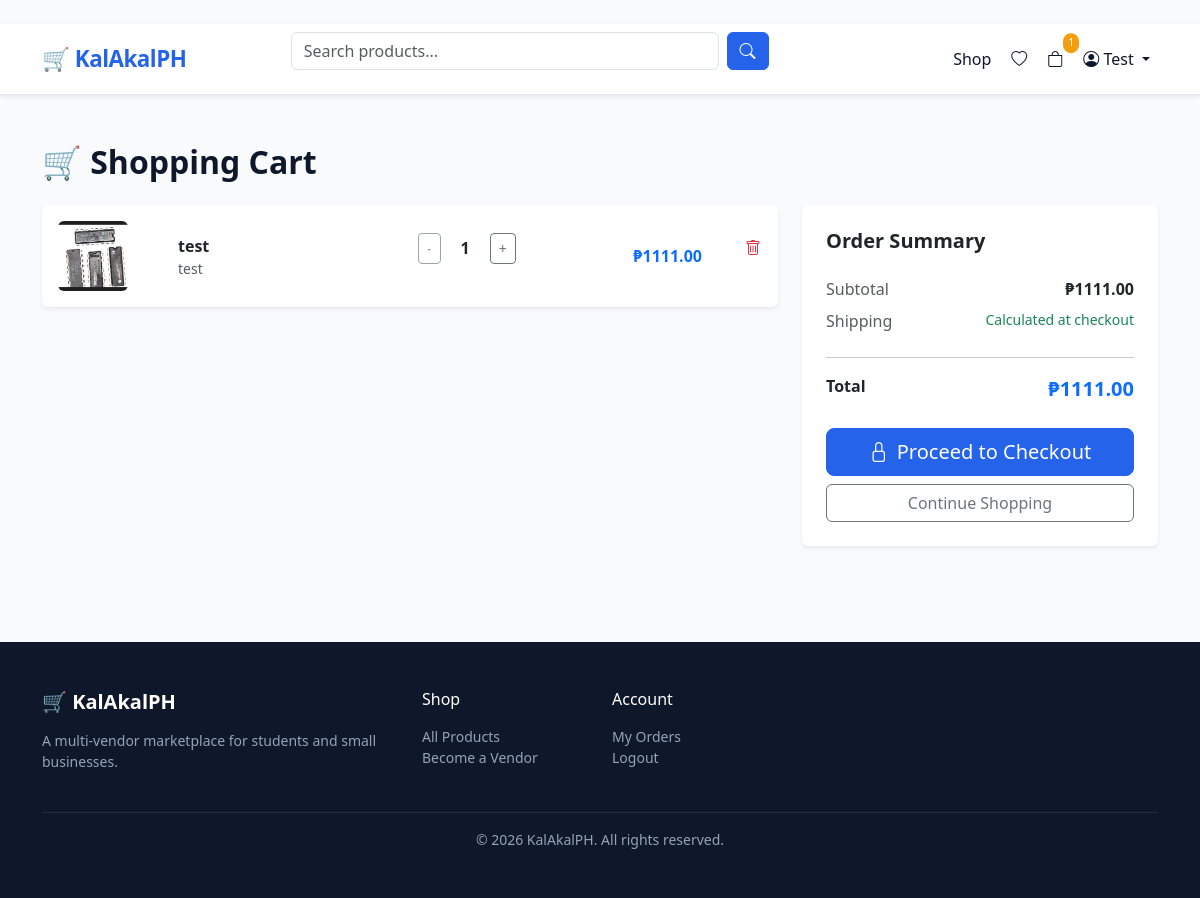
/orders/cart/ (signed in), run on the app's committed database.
### apps/users/models.py (models this page shows, shortened)
class User(AbstractUser):
    BUYER = 'buyer'
    VENDOR = 'vendor'
    ROLE_CHOICES = [(BUYER, 'Buyer'), (VENDOR, 'Vendor')]
    email = models.EmailField(unique=True)
    role = models.CharField(max_length=10, choices=ROLE_CHOICES, default=BUYER)
    avatar = models.ImageField(upload_to='avatars/', blank=True, null=True)
    bio = models.TextField(blank=True)
    phone = models.CharField(max_length=20, blank=True)
    is_verified = models.BooleanField(default=False)
    date_joined = models.DateTimeField(auto_now_add=True)
    USERNAME_FIELD = 'email'
    REQUIRED_FIELDS = ['username']
    @property
    def is_vendor(self):
        return self.role == self.VENDOR

### apps/orders/models.py (models this page shows, shortened)
class CartItem(models.Model):
    cart = models.ForeignKey(Cart, on_delete=models.CASCADE, related_name='items')
    product = models.ForeignKey('products.Product', on_delete=models.CASCADE)
    variant = models.ForeignKey('products.ProductVariant', on_delete=models.SET_NULL, null=True, blank=True)
    quantity = models.PositiveIntegerField(default=1)
    added_at = models.DateTimeField(auto_now_add=True)
    @property
    def subtotal(self):
        price = self.variant.effective_price if self.variant else self.product.price
        return price * self.quantity

### apps/products/models.py (models this page shows, shortened)
class ProductImage(models.Model):
    product = models.ForeignKey(Product, on_delete=models.CASCADE, related_name='images')
    image = models.ImageField(upload_to='products/')
    alt_text = models.CharField(max_length=255, blank=True)
    is_primary = models.BooleanField(default=False)
    order = models.PositiveIntegerField(default=0)
    class Meta:
        ordering = ['order']

class Product(models.Model):
    DRAFT = 'draft'
    ACTIVE = 'active'
    PAUSED = 'paused'
    SOLD_OUT = 'sold_out'
    STATUS_CHOICES = [
        (DRAFT, 'Draft'), (ACTIVE, 'Active'),
        (PAUSED, 'Paused'), (SOLD_OUT, 'Sold Out'),
    ]
    PHYSICAL = 'physical'
    DIGITAL = 'digital'
    SERVICE = 'service'
    TYPE_CHOICES = [
        (PHYSICAL, 'Physical'), (DIGITAL, 'Digital'), (SERVICE, 'Service'),
    ]
    store = models.ForeignKey('vendors.Store', on_delete=models.CASCADE, related_name='products')
    category = models.ForeignKey(Category, on_delete=models.SET_NULL, null=True, related_name='products')
    name = models.CharField(max_length=255)
    slug = models.SlugField(unique=True, blank=True)
    description = models.TextField()
    product_type = models.CharField(max_length=10, choices=TYPE_CHOICES, default=PHYSICAL)
    status = models.CharField(max_length=10, choices=STATUS_CHOICES, default=DRAFT)
    price = models.DecimalField(max_digits=10, decimal_places=2)
    compare_at_price = models.DecimalField(max_digits=10, decimal_places=2, null=True, blank=True)
    cost_per_item = models.DecimalField(max_digits=10, decimal_places=2, null=True, blank=True)
    sku = models.CharField(max_length=100, blank=True)
    stock = models.PositiveIntegerField(default=0)
    track_inventory = models.BooleanField(default=True)
    weight = models.DecimalField(max_digits=6, decimal_places=2, null=True, blank=True)
    digital_file = models.FileField(upload_to='digital_products/', blank=True, null=True)
    tags = TaggableManager(blank=True)
    meta_title = models.CharField(max_length=255, blank=True)
    meta_description = models.TextField(blank=True)
    views = models.PositiveIntegerField(default=0)
    sales_count = models.PositiveIntegerField(default=0)
    rating = models.DecimalField(max_digits=3, decimal_places=2, default=0)
    review_count = models.PositiveIntegerField(default=0)
    is_featured = models.BooleanField(default=False)
    created_at = models.DateTimeField(auto_now_add=True)
    updated_at = models.DateTimeField(auto_now=True)
    class Meta:
        ordering = ['-created_at']
    def get_absolute_url(self):
        from django.urls import reverse
        return reverse('products:product_detail', kwargs={'slug': self.slug})

### apps/vendors/models.py (models this page shows, shortened)
class Store(models.Model):
    PENDING = 'pending'
    APPROVED = 'approved'
    REJECTED = 'rejected'
    SUSPENDED = 'suspended'
    STATUS_CHOICES = [
        (PENDING, 'Pending'), (APPROVED, 'Approved'),
        (REJECTED, 'Rejected'), (SUSPENDED, 'Suspended'),
    ]
    owner = models.OneToOneField(settings.AUTH_USER_MODEL, on_delete=models.CASCADE, related_name='store')
    name = models.CharField(max_length=255)
    slug = models.SlugField(unique=True, blank=True)
    description = models.TextField(blank=True)
    logo = models.ImageField(upload_to='store_logos/', blank=True, null=True)
    banner = models.ImageField(upload_to='store_banners/', blank=True, null=True)
    status = models.CharField(max_length=10, choices=STATUS_CHOICES, default=PENDING)
    is_student = models.BooleanField(default=False)
    school = models.CharField(max_length=255, blank=True)
    rating = models.DecimalField(max_digits=3, decimal_places=2, default=0)
    total_sales = models.PositiveIntegerField(default=0)
    created_at = models.DateTimeField(auto_now_add=True)
    updated_at = models.DateTimeField(auto_now=True)

### apps/orders/views.py (the view)
# urls.py: path('cart/', views.cart_detail, name='cart'),
def cart_detail(request):
    cart = _get_cart(request)
    cart_items = cart.items.select_related('product', 'variant').prefetch_related('product__images', 'product__store') if cart else []
    cart_total = cart.total if cart else 0
    return render(request, 'orders/cart.html', {
        'cart': cart,
        'cart_items': cart_items,
        'cart_total': cart_total,
    })

### apps/orders/context_processors.py (called while the page is built)
def cart_context(request):
    cart_count = 0
    try:
        if request.user.is_authenticated:
            cart = Cart.objects.filter(user=request.user).first()
        else:
            session_key = request.session.session_key
            cart = Cart.objects.filter(session_key=session_key, user__isnull=True).first() if session_key else None
        if cart:
            cart_count = cart.item_count
    except Exception:
        pass
    return {'cart_count': cart_count}

### apps/orders/models.py (called while the page is built)
    @property
    def item_count(self):
        return self.items.aggregate(total=models.Sum('quantity'))['total'] or 0

    @property
    def total(self):
        return sum(item.subtotal for item in self.items.all())

### apps/orders/views.py (called while the page is built)
def _get_cart(request):
    if request.user.is_authenticated:
        cart, _ = Cart.objects.get_or_create(user=request.user)
    else:
        if not request.session.session_key:
            request.session.create()
        cart, _ = Cart.objects.get_or_create(session_key=request.session.session_key, user=None)
    return cart

### templates/orders/cart.html (shortened to what this page needs)
﻿{% extends "base.html" %}
{% block content %}
<div class="container py-5">
  <h2 class="fw-bold mb-4">🛒 Shopping Cart</h2>
  {% if cart_items %}
  <div class="row g-4">
    <div class="col-lg-8">
      {% for item in cart_items %}
      <div class="card border-0 shadow-sm mb-3">
        <div class="card-body">
          <div class="row align-items-center g-3">
            <div class="col-3 col-md-2">
              {% with item.product.images.first as img %}
              {% if img %}
                <img src="{{ img.image.url }}" class="img-fluid rounded" style="height:70px;width:70px;object-fit:cover;" alt="{{ item.product.name }}">
              {% else %}
                <div class="bg-light rounded d-flex align-items-center justify-content-center" style="height:70px;width:70px;font-size:1.5rem;">📦</div>
              {% endif %}
              {% endwith %}
            </div>
            <div class="col-9 col-md-4">
              <a href="{{ item.product.get_absolute_url }}" class="fw-semibold text-dark text-decoration-none">{{ item.product.name }}</a>
              <p class="text-muted small mb-0">{{ item.product.store.name }}</p>
            </div>
            <div class="col-6 col-md-3">
              <form method="post" action="{% url 'orders:update_cart' item.pk %}" class="d-flex align-items-center gap-1">
                <button class="btn btn-outline-secondary btn-sm" name="quantity" value="{{ item.quantity|add:'-1' }}" {% if item.quantity <= 1 %}disabled{% endif %}>-</button>
                <span class="px-3 fw-semibold">{{ item.quantity }}</span>
                <button class="btn btn-outline-secondary btn-sm" name="quantity" value="{{ item.quantity|add:'1' }}">+</button>
              </form>
            </div>
            <div class="col-4 col-md-2 text-end">
              <span class="fw-bold text-primary">₱{{ item.subtotal }}</span>
            </div>
            <div class="col-2 col-md-1 text-end">
              <form method="post" action="{% url 'orders:remove_from_cart' item.pk %}">
                <button class="btn btn-link text-danger p-0" title="Remove"><i class="bi bi-trash"></i></button>
              </form>
            </div>
          </div>
        </div>
      </div>
      {% endfor %}
    </div>
    <div class="col-lg-4">
      <div class="card border-0 shadow-sm p-4 sticky-top" style="top: 80px; z-index: 1;">
        <h5 class="fw-bold mb-4">Order Summary</h5>
        <div class="d-flex justify-content-between mb-2">
          <span class="text-muted">Subtotal</span>
          <span class="fw-semibold">₱{{ cart_total }}</span>
        </div>
        <div class="d-flex justify-content-between mb-2">
          <span class="text-muted">Shipping</span>
          <span class="text-success small">Calculated at checkout</span>
        </div>
        <hr>
        <div class="d-flex justify-content-between mb-4">
          <span class="fw-bold">Total</span>
          <span class="fw-bold fs-5 text-primary">₱{{ cart_total }}</span>
        </div>
        <a href="{% url 'orders:checkout' %}" class="btn btn-primary btn-lg w-100">
          <i class="bi bi-lock me-2"></i>Proceed to Checkout
        </a>
        <a href="{% url 'products:list' %}" class="btn btn-outline-secondary w-100 mt-2">Continue Shopping</a>
      </div>
    </div>
  </div>
  {% endif %}
</div>
{% endblock %}

### templates/base.html (shortened to what this page needs)
﻿<!DOCTYPE html>
<html lang="en">
<head>
  <link href="https://cdn.jsdelivr.net/npm/bootstrap@5.3.3/dist/css/bootstrap.min.css" rel="stylesheet" />
  <link href="https://cdn.jsdelivr.net/npm/bootstrap-icons@1.11.3/font/bootstrap-icons.min.css" rel="stylesheet" />
</head>
<body>
<nav class="navbar navbar-expand-lg sticky-top shadow-sm">
  <div class="container">
    <a class="navbar-brand" href="/">&#128722; KalAkalPH</a>
    <div class="collapse navbar-collapse" id="navMain">
      <form class="d-flex mx-auto w-50" method="get" action="{% url 'products:list' %}">
        <input class="form-control me-2" type="search" name="q" placeholder="Search products..." value="{{ request.GET.q }}">
        <button class="btn btn-primary" type="submit"><i class="bi bi-search"></i></button>
      </form>
      <ul class="navbar-nav ms-auto align-items-center gap-1">
        <li class="nav-item">
          <a class="nav-link" href="{% url 'products:list' %}">Shop</a>
        </li>
        {% if user.is_authenticated %}
          <li class="nav-item">
            <a class="nav-link" href="{% url 'products:wishlist' %}"><i class="bi bi-heart"></i></a>
          </li>
          <li class="nav-item">
            <a class="nav-link position-relative" href="{% url 'orders:cart' %}">
              <i class="bi bi-bag"></i>
              {% if cart_count %}
                <span class="cart-badge position-absolute top-0 start-100 translate-middle">{{ cart_count }}</span>
              {% endif %}
            </a>
          </li>
          <li class="nav-item dropdown">
            <a class="nav-link dropdown-toggle" href="#" data-bs-toggle="dropdown">
              <i class="bi bi-person-circle"></i> {{ user.get_short_name|default:user.email }}
            </a>
          </li>
        {% endif %}
      </ul>
    </div>
  </div>
</nav>
<main>
  {% block content %}{% endblock %}
</main>
<footer class="py-5 mt-5">
  <div class="container">
    <div class="row g-4">
      <div class="col-md-4">
        <h5 class="text-white fw-bold mb-3">&#128722; KalAkalPH</h5>
        <p class="small">A multi-vendor marketplace for students and small businesses.</p>
      </div>
      <div class="col-md-2">
        <h6 class="text-white mb-3">Shop</h6>
        <ul class="list-unstyled small">
          <li><a href="{% url 'products:list' %}">All Products</a></li>
          <li><a href="{% url 'vendors:apply' %}">Become a Vendor</a></li>
        </ul>
      </div>
      <div class="col-md-2">
        <h6 class="text-white mb-3">Account</h6>
        <ul class="list-unstyled small">
          {% if user.is_authenticated %}
            <li><a href="{% url 'orders:order_list' %}">My Orders</a></li>
            <li><a href="{% url 'account_logout' %}">Logout</a></li>
          {% else %}
            <li><a href="{% url 'account_login' %}">Login</a></li>
            <li><a href="{% url 'account_signup' %}">Sign Up</a></li>
          {% endif %}
        </ul>
      </div>
    </div>
    <hr class="border-secondary mt-4">
    <p class="text-center small mb-0">&copy; {% now "Y" %} KalAkalPH. All rights reserved.</p>
  </div>
</footer>
</body>
</html>

### templates/base.html (style rules this page uses)
:root { --primary: #2563eb; --primary-dark: #1d4ed8; --accent: #f59e0b; --surface: #f8fafc; --text: #0f172a; --muted: #64748b; --border: #e2e8f0; }
body { background: var(--surface); color: var(--text); font-family: 'Segoe UI', system-ui, sans-serif; }
.navbar { background: #fff; border-bottom: 1px solid var(--border); z-index: 1030; }
.navbar-brand { font-weight: 800; color: var(--primary) !important; font-size: 1.4rem; letter-spacing: -0.5px; }
.nav-link { color: var(--text) !important; font-weight: 500; }
.btn-primary { background: var(--primary); border-color: var(--primary); }
.cart-badge { background: var(--accent); color: #fff; font-size: 0.65rem; padding: 2px 5px; border-radius: 99px; }
footer { background: #0f172a; color: #94a3b8; }
footer a { color: #94a3b8; text-decoration: none; }

### data on the page
User: get_short_name "Test"
CartItem: product.images.first.image (picture), product.name "test", product.store.name "test", quantity "1", subtotal "1111.00"

### other printed values
{{ cart_count }} "1"
{{ cart_total }} "1111.00"
